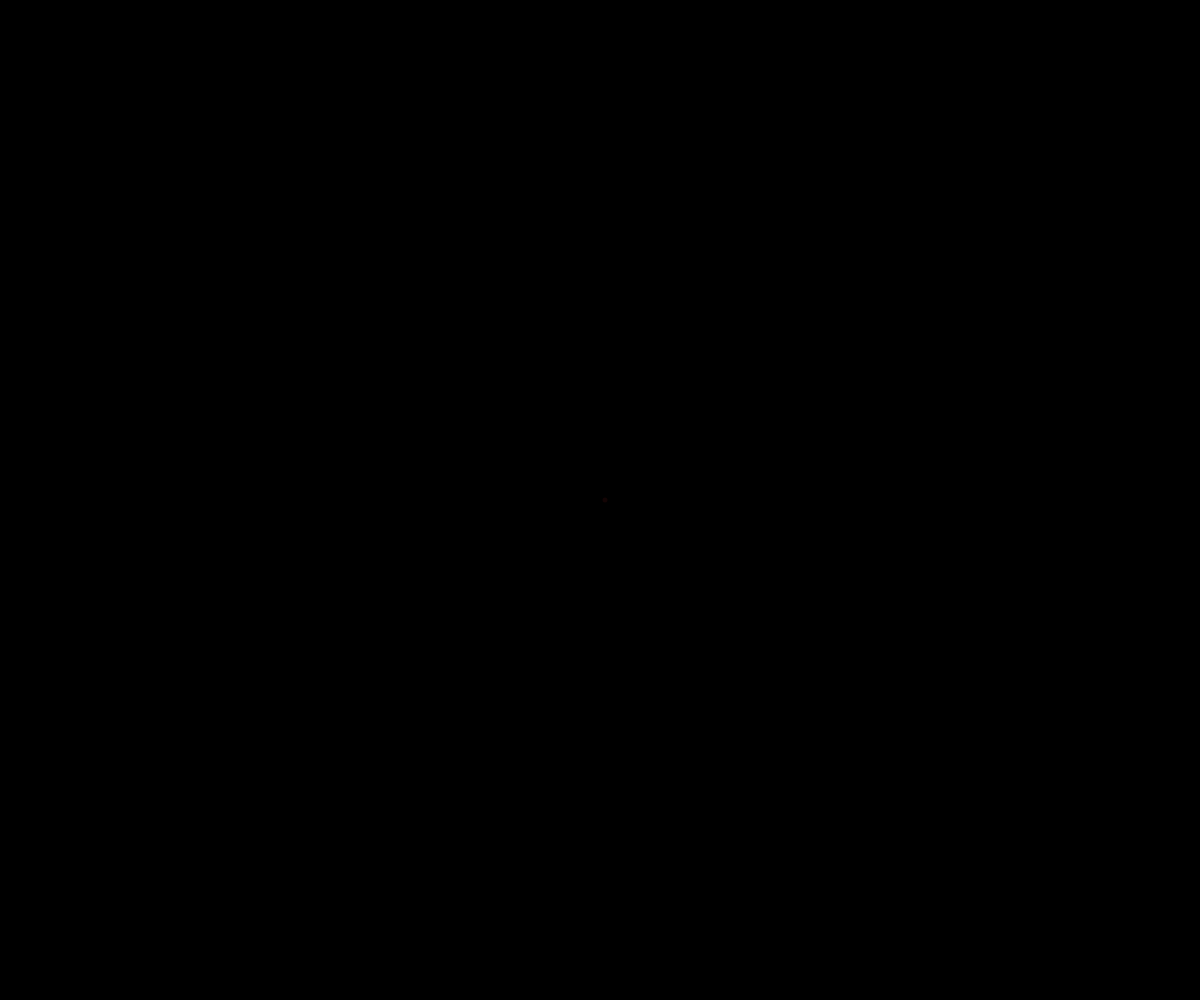
Frame 1 (no input)
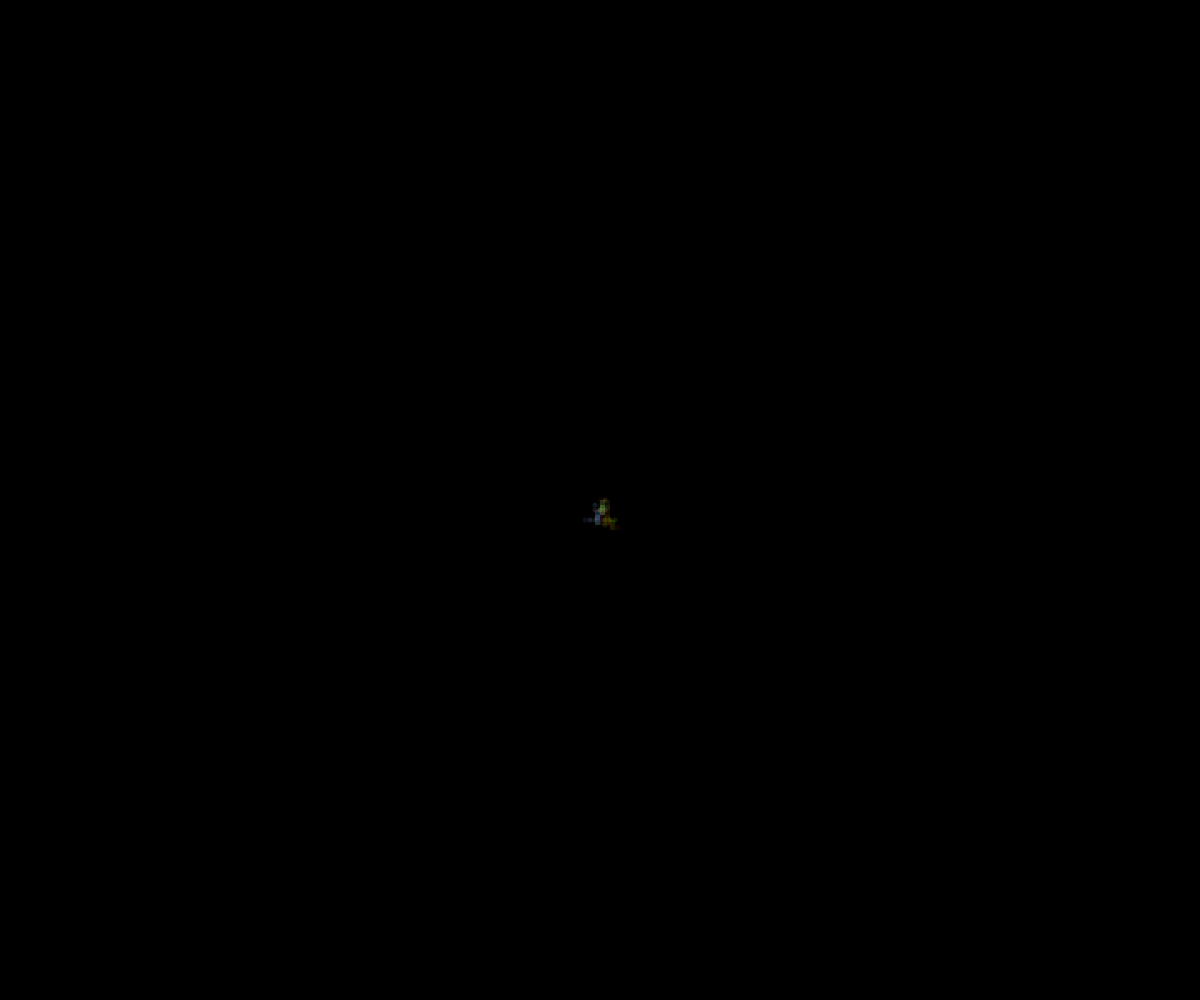
Frame 60 (no input)
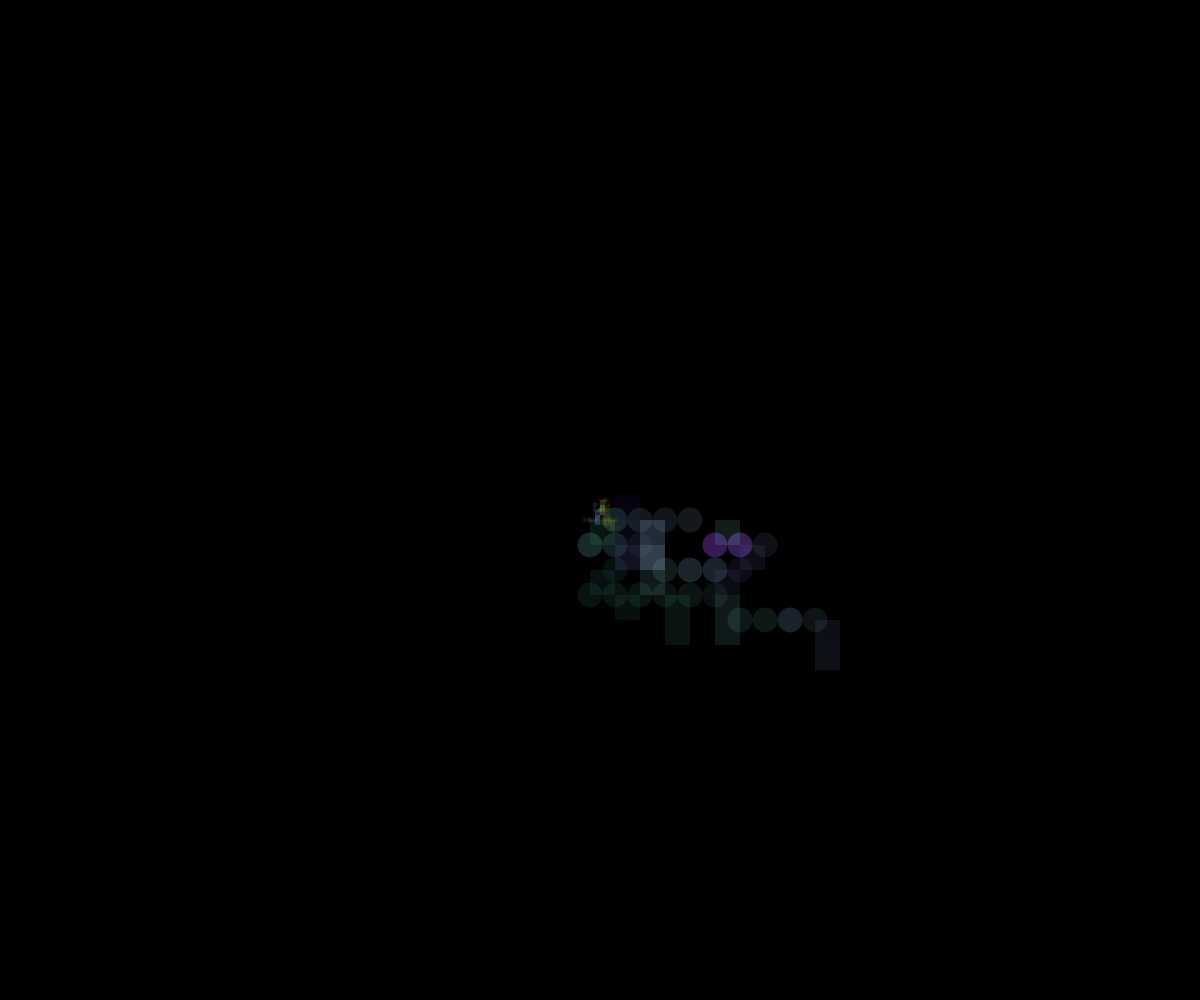
Frame 120 (the mouse pressed at the canvas centre since frame 60)

The p5.js sketch that drew these frames (run headless with seeded random() and noise() and a simulated clock; from frame 60 on, the mouse is pressed at the canvas centre):

// p5.js sketch
// ── sketch.js
// -
// PIXEL-GHOST 10PRINT by Ilenia Balella [10PRINT, commodore64]
// 2020 © Ilenia Balella @ileniab, Daniele @Fupete and the course DSII2020 at DESIGN.unirsm 
// github.com/dsii-2020-unirsm — github.com/ileniab
// Educational purposes, MIT License, 2020, San Marino
// —
// Credits/Thanks to: 
// 10PRINT book for https://nickm.com/trope_tank/10_PRINT_121114.pdf
// —
//
// Help:
// [mouseX] agisce sulla dimensione (0, width e 5, 45);
// [mouseY] agisce sullo spostamento (0, height e 5, 45);
//




let x = 0; //coordinata x 
let y = 0; //coordinata y 
let dim = 15;
let sposta = dim;
let estrai;


let t = 0;
let t1 = 0;



function setup() {
  createCanvas(windowWidth, windowHeight);
  background(0);
  noStroke();
  x = width / 2;
  y = height / 2;
}

function draw() {

  estrai = int(random(4))

  let r = noise(t)*height;
  let g = noise(t1)*width;
  let b = noise(t)*width;
 
  t += 0.01;
  t1 += 0.05;
  
  let R= int(r%255); //intero del resto di 255 (che non sarà mai superiore a 255)
  let G= int(g%255);
  let B= int(b%255);
  
  console.log("R= "+ " " +r+" " +R + "  G= " + G + "  B= " + B);

  fill(R, G, B,30);
  
  dim= map(mouseX, 0, width, 5, 45);
  sposta= map(mouseY, 0, height, 5, 45);
  
  //estrazione randomica della forma e della posizione
  
  if (estrai == 0) {
    x -= sposta;
     ellipse(x, y, dim, dim);
  } else if (estrai == 1) {
    y += sposta;
     rect(x, y, dim, dim);
  } else if (estrai == 2) {
    x += sposta;
     ellipse(x, y, dim, dim);
  } else if (estrai == 3) {
    y -= sposta;
     rect(x, y, dim, dim);
  }
  
  

  // mantieni nei limiti della canvas
  x = constrain(x, 0, width); //tra 0 e larghezza
  y = constrain(y, 0, height); //tra 0 e altezza

}

function windowResized() {
  resizeCanvas(windowWidth, windowHeight);
  background(0);
}
